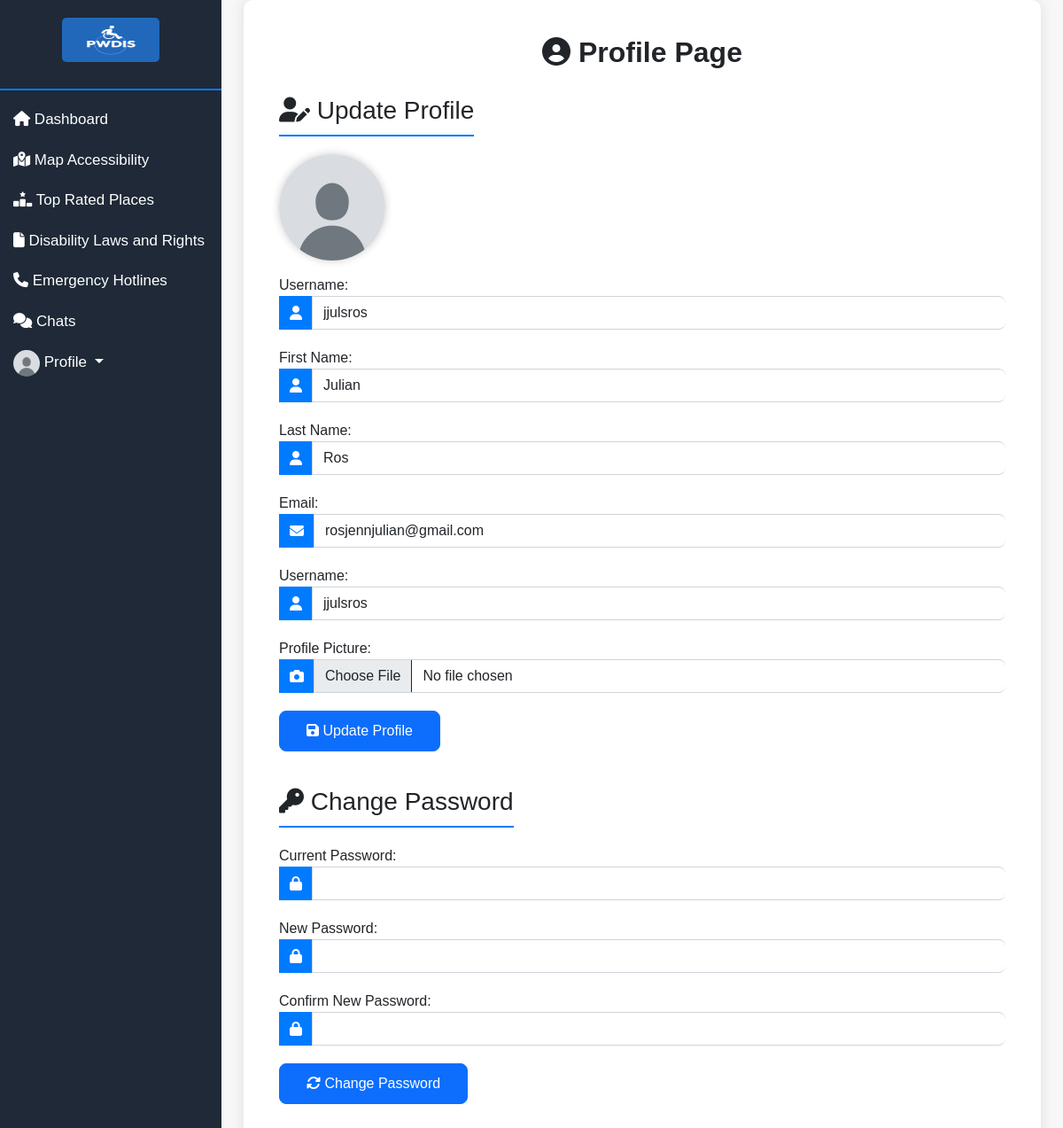
The app's page /profile.php (signed in) with its own data.
### tables this page shows
CREATE TABLE `users` (
  `id` int(11) NOT NULL,
  `FirstName` varchar(50) NOT NULL,
  `LastName` varchar(50) NOT NULL,
  `Barangay` varchar(50) NOT NULL,
  `Email` varchar(50) NOT NULL,
  `username` varchar(50) NOT NULL,
  `password` varchar(255) NOT NULL,
  `disability_type` varchar(255) DEFAULT NULL,
  `Gender` enum('Male','Female','Others') DEFAULT NULL,
  `date_of_birth` date DEFAULT NULL,
  `avatar_url` varchar(255) NOT NULL DEFAULT 'uploads/default_avatar.jpg'
);

### profile.php (the view, shortened to what this page needs)
<?php
include('includes/config.php');
$user_id = $_SESSION['user_id'];
$query = "SELECT * FROM users WHERE id = '$user_id'";
$result = mysqli_query($con, $query);
$userData = mysqli_fetch_assoc($result);
?>
<!DOCTYPE html>
<html lang="en">
<head>
    <link href="https://cdn.jsdelivr.net/npm/bootstrap@5.1.3/dist/css/bootstrap.min.css" rel="stylesheet">
    <link rel="stylesheet" href="https://cdnjs.cloudflare.com/ajax/libs/font-awesome/6.6.0/css/all.min.css" />
    <link rel="stylesheet" href="css/sidebar.css">
</head>
<body>
    <?php include("includes/sidebar.php"); ?>
    <div id="main">
        <div class="container">
            <h2><i class="fas fa-user-circle"></i> Profile Page</h2>
            <div class="profile-section">
                <h3><i class="fas fa-user-edit"></i> Update Profile</h3>
                <form method="POST" enctype="multipart/form-data">
                    <div class="form-group">
                        <img src="<?php echo $userData['avatar_url']; ?>" alt="Profile Picture" class="profile-image">
                        <br>
                        <label for="username">Username:</label>
                        <div class="input-group">
                            <span class="input-group-text"><i class="fas fa-user"></i></span>
                            <input type="text" id="username" name="username" value="<?php echo $userData['username']; ?>" class="form-control" required>
                        </div>
                    </div>
                    <div class="form-group">
                        <label for="FirstName">First Name:</label>
                        <div class="input-group">
                            <span class="input-group-text"><i class="fas fa-user"></i></span>
                            <input type="text" id="FirstName" name="FirstName" value="<?php echo $userData['FirstName']; ?>" class="form-control" required>
                        </div>
                    </div>
                    <div class="form-group">
                        <label for="LastName">Last Name:</label>
                        <div class="input-group">
                            <span class="input-group-text"><i class="fas fa-user"></i></span>
                            <input type="text" id="LastName" name="LastName" value="<?php echo $userData['LastName']; ?>" class="form-control" required>
                        </div>
                    </div>
                    <div class="form-group">
                        <label for="Email">Email:</label>
                        <div class="input-group">
                            <span class="input-group-text"><i class="fas fa-envelope"></i></span>
                            <input type="email" id="Email" name="Email" value="<?php echo $userData['Email']; ?>" class="form-control" required>
                        </div>
                    </div>
                    <div class="form-group">
                        <label for="username">Username:</label>
                        <div class="input-group">
                            <span class="input-group-text"><i class="fas fa-user"></i></span>
                            <input type="text" id="username" name="username" value="<?php echo $userData['username']; ?>" class="form-control" required>
                        </div>
                    </div>
                    <div class="form-group">
                        <label for="avatar">Profile Picture:</label>
                        <div class="input-group">
                            <span class="input-group-text"><i class="fas fa-camera"></i></span>
                            <input type="file" id="avatar" name="avatar" class="form-control" accept="image/*">
                        </div>
                    </div>
                    <button type="submit" name="update_profile" class="btn btn-primary"><i class="fas fa-save"></i> Update Profile</button>
                </form>
            </div>
            <div class="password-section">
                <h3><i class="fas fa-key"></i> Change Password</h3>
                <form method="POST">
                    <div class="form-group">
                        <label for="current_password">Current Password:</label>
                        <div class="input-group">
                            <span class="input-group-text"><i class="fas fa-lock"></i></span>
                            <input type="password" id="current_password" name="current_password" class="form-control" required>
                        </div>
                    </div>
                    <div class="form-group">
                        <label for="new_password">New Password:</label>
                        <div class="input-group">
                            <span class="input-group-text"><i class="fas fa-lock"></i></span>
                            <input type="password" id="new_password" name="new_password" class="form-control" required>
                        </div>
                    </div>
                    <div class="form-group">
                        <label for="confirm_password">Confirm New Password:</label>
                        <div class="input-group">
                            <span class="input-group-text"><i class="fas fa-lock"></i></span>
                            <input type="password" id="confirm_password" name="confirm_password" class="form-control" required>
                        </div>
                    </div>
                    <button type="submit" name="change_password" class="btn btn-primary"><i class="fas fa-sync-alt"></i> Change Password</button>
                </form>
            </div>
        </div>
    </div>
</body>
</html>

### css/sidebar.css (style rules this page uses)
body { font-family:"Poppins",sans-serif; }
@media screen and (min-width: 961px) { #main { margin-left: 250px; transition: margin-left 0.5s; } }

### profile.php (style rules this page uses)
body { font-family: 'Poppins', sans-serif; background-color: #f7f7f7; }
.container { max-width: 900px; margin: 0 auto; background: #fff; padding: 40px; box-shadow: 0 0 15px rgba(0, 0, 0, 0.1); border-radius: 10px; }
h2 { text-align: center; margin-bottom: 30px; font-weight: 600; }
.form-group { margin-bottom: 20px; }
.input-group-text { background-color: #007bff; color: white; border: none; border-radius: 0 8px 8px 0; }
.input-group .form-control { border-radius: 8px; border-right: none; }
.profile-image { border-radius: 50%; margin-bottom: 1em; width: 120px; height: 120px; box-shadow: 0 0 10px rgba(0, 0, 0, 0.2); }
.profile-section, .password-section { margin-bottom: 40px; }
.profile-section h3, .password-section h3 { border-bottom: 2px solid #007bff; padding-bottom: 10px; margin-bottom: 20px; display: inline-block; }
.profile-section .btn-primary, .password-section .btn-primary { width: auto; padding: 10px 30px; border-radius: 8px; }

### records on screen
users: avatar_url (placeholder picture), username "jjulsros", FirstName "Julian", LastName "Ros", Email "rosjennjulian@gmail.com"
